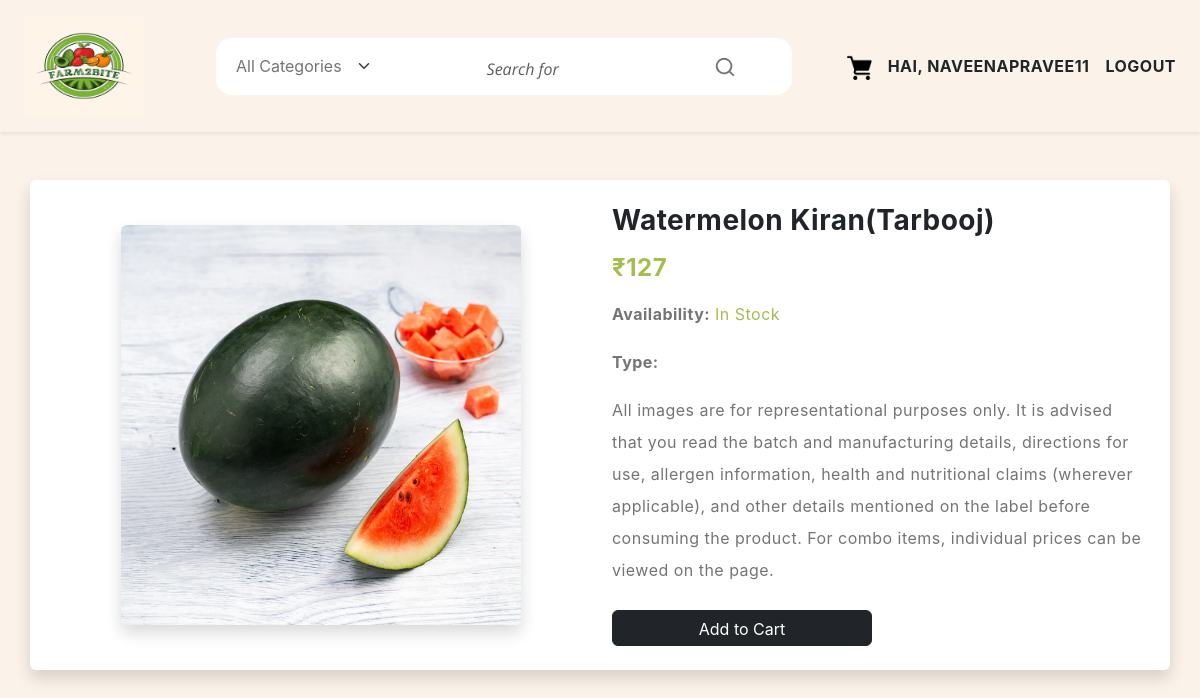
Screenshot of /product/fruits/watermelon-kirantarbooj/ (signed in) with the database file from the repository.
### shop/models.py (models this page shows, shortened)
class Product(models.Model):
    name=models.CharField(max_length=250,unique=True)
    slug=models.SlugField(max_length=250,unique=True)
    image=models.ImageField(upload_to='products')
    description=models.TextField()
    stock=models.IntegerField()
    availability=models.BooleanField(default=True)
    offer=models.BooleanField(default=False)
    price=models.IntegerField()
    Category=models.ForeignKey(Category_list,on_delete=models.CASCADE)
    quantity=models.CharField(max_length=150,default=1)
    offer_price=models.IntegerField(default=10)
    actual_price=models.IntegerField(default=0)

### shop/views.py (the view)
# urls.py: path('product/<slug:c_slug>/<slug:product_slug>/',views.product_detail,name='details'),
@login_required
def product_detail(request, c_slug, product_slug):
    pro = get_object_or_404(Product, Category__slug=c_slug, slug=product_slug)
    return render(request, 'product_details.html', {'pro': pro})

### templates/product_details.html (shortened to what this page needs)
{% extends 'base.html' %}
{% load static %}
{% block content %}
<div class="container my-5 bg-white p-4 rounded shadow">
  <div class="row g-4 align-items-center">
    <div class="col-md-6 text-center">
      <img src="{{ pro.image.url }}" alt="{{ pro.name }}" class="img-fluid rounded shadow" style="max-height: 400px;">
    </div>
    <div class="col-md-6">
      <h3 class="mb-3">{{ pro.name }}</h3>
      <h4 class="text-success mb-3">₹{{ pro.price }}</h4>
      <p><strong>Availability:</strong>
        {% if pro.availability %}
          <span class="text-success">In Stock</span>
        {% else %}
          <span class="text-danger">Out of Stock</span>
        {% endif %}
      </p>
      <p><strong>Type:</strong> {{ pro.category.name }}</p>
      <p class="mt-3">{{ pro.description }}</p>
      <div class="d-flex flex-wrap gap-2 mt-4">
        <a href="{% url 'addcart' pro.id %}" ><button class="btn btn-dark">Add to Cart</button></a>
      </div>
    </div>
  </div>
</div>
<link href="https://cdn.jsdelivr.net/npm/bootstrap-icons@1.10.5/font/bootstrap-icons.css" rel="stylesheet">
{% endblock %}

### static/css/style.css (style rules this page uses)
body { background-color: rgb(251, 243, 233); --heading-font : "Inter", sans-serif; --bs-link-color: #333; --bs-link-hover-color:#333; --bs-link-color-rgb: 40,40,40; --bs-link-hover-color-rgb: 0,0,0; --bs-light-rgb: 248, 248, 248; --bs-font-sans-serif: "Inter", sans-serif; --bs-body-font-family: var(--bs-font-sans-serif); --bs-body-font-size: 1rem; --bs-body-font-weight: 400; --bs-body-line-height: 2; --bs-body-color: #747474; --bs-primary: #6BB252; --bs-primary-rgb: 107, 178, 82; --bs-secondary: #364127; --bs-secondary-rgb: 54, 65, 39; --bs-danger: #F95F09; --bs-danger-rgb: 249, 95, 9; --bs-success: #a3be4c; --bs-success-rgb: 163, 190, 76; --bs-primary-bg-subtle: #FFF9EB; --bs-success-bg-subtle: #eef5e5; --bs-border-color: #F7F7F7; }
body { letter-spacing: 0.03em; }
h1,h2,h3,h4,h5,h6 { font-family: var(--heading-font); color: var(--bs-dark); font-weight: 700; }
.container, .container-fluid, .container-lg, .container-md, .container-sm, .container-xl, .container-xxl { --bs-gutter-x: 3rem; }
input, button { border: none; outline: none; background: none; font-family: 'Open Sans', Helvetica, Arial, sans-serif; }
button { display: block; margin: 0 auto; width: 260px; height: 36px; border-radius: 30px; color: #fff; font-size: 15px; cursor: pointer; }

### rows the page displays
Product: image (picture), name "Watermelon Kiran(Tarbooj)", price "127", description "All images are for representational purposes only. It is advised that you read the batch and manufacturing details, directions for use, allergen information, health and nutritional claims (wherever applicable), and other details mentioned on the label before consuming the product. For combo items, individual prices can be viewed on the page."

### other values shown
{{ username }} "NAVEENAPRAVEE11"
